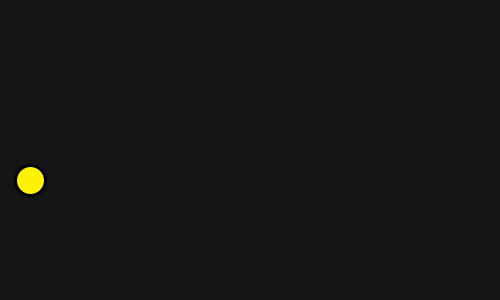
Frame 1 (no input)
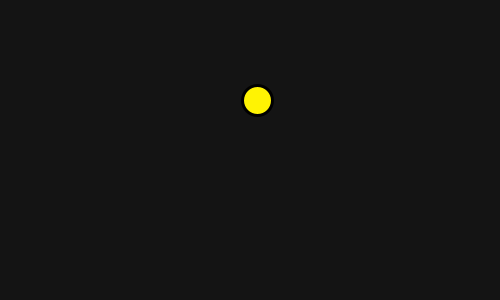
Frame 60 (the mouse pressed at the canvas centre just before this capture)
Frame 120 (the mouse held since frame 60 and released just before this capture): identical to frame 60, image omitted

The Processing sketch that drew these frames (run headless with seeded random() and noise(); from frame 60 on, the mouse is pressed at the canvas centre):

// Processing sketch: Gerak_Parabola
// ── Gerak_Parabola.pde

float x = 30;
float y = 150 + 30;
float v = -2, theta = 30;

void setup () {

  size (500, 300);
  strokeWeight (3);
  
}

void draw () {
  
  background (20);
  
  fill (#FFF303);
  ellipse (x, y, 30,30);
  
  if (key == 'm') {
    theta = theta + 0.07;
  }
  
   x = width/2 + cos (theta) * 50;
   y = height/2 + sin (theta) * 50;
  
}
